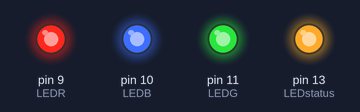
Recording of a sketch running on a simulated Arduino Uno, built with avr-gcc and run on an emulated ATmega328P. Shown: output pins drawn as LEDs (lit = HIGH).

Above: at 0.1 s.
Timing chart, 0 to 1.6 s (numbered marks = the images above):
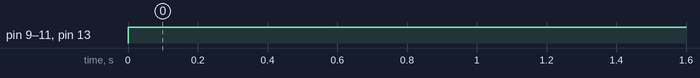

The sketch:

LED_AllWhite.ino
```cpp
#define LEDR 9
#define LEDG 11
#define LEDB 10
#define LEDstatus 13


// the setup function runs once when you press reset or power the board
void setup() {
  // initialize digital pin 13 as an output.
  pinMode(LEDR, OUTPUT);
  pinMode(LEDG, OUTPUT);
  pinMode(LEDB, OUTPUT);
  pinMode(LEDstatus, OUTPUT);
}

// the loop function runs over and over again forever
void loop() {
  digitalWrite(LEDR, HIGH);   // turn the LED on (HIGH is the voltage level)
  digitalWrite(LEDG, HIGH);   // turn the LED on (HIGH is the voltage level)
  digitalWrite(LEDB, HIGH);   // turn the LED on (HIGH is the voltage level)
  digitalWrite(LEDstatus, HIGH);   // turn the LED on (HIGH is the voltage level)

}
```

Measured:
- by itself, pin 9 (LEDR), pin 10 (LEDB), pin 11 (LEDG), pin 13 (LEDstatus): LOW → HIGH at 0.00 s
